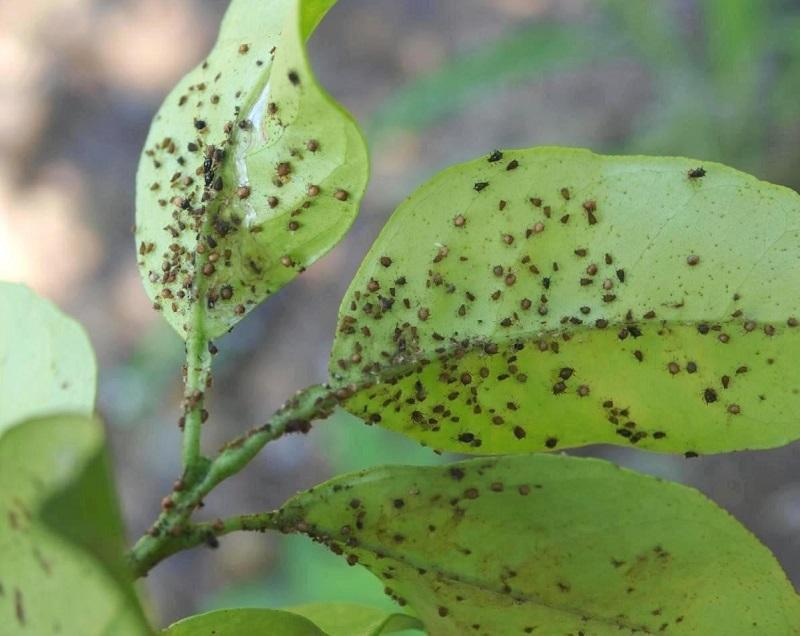
#> input picture JupyterNoteBook/Input/Aplicado.png, 800 x 636 px, found by its file name
$ jupyter execute --allow-errors DeteccionDeEnfermedades.ipynb   (shell and % lines are left out)
#> lines starting #> are read from the running program, lines starting #| are printed output that depends on the picture
# Definimos las librerias que vamos a utilizar y la imagen a procesar

[cell 1]
import numpy as np
import matplotlib.pyplot as plt
from skimage.feature import match_template
from PIL import Image

ImagenTotal = np.asarray(Image.open('Input\Aplicado.png'))
#> ImagenTotal is the input picture: shape (636, 800, 3); mean R, G, B 125, 144.9, 97.8

# Seleccion de puntos a caracteristicos

[cell 2]
#Seleccion de puntos caracteristicos dentro de la imagen tomada
puntoscaracteristicos = []

fig = plt.figure(figsize=(9, 6)) #Genera un plot de tipo figura y agina el tamaño
ax = fig.add_subplot(111)        #A
ax.imshow(ImagenTotal, cmap=plt.cm.gray)
text=ax.text(0,0, "", va="bottom", ha="left")

#Funcion para la toma de puntos de interes, genera un evento que adiciona los puntos.
def onclick(event):
    tx = 'button=%d, x=%d, y=%d, xdata=%f, ydata=%f' % (event.button, event.x, event.y, event.xdata, event.ydata)
    text.set_text(tx)
    puntoscaracteristicos.append([event.xdata, event.ydata])

cid = fig.canvas.mpl_connect('button_press_event', onclick)

# Conteo de puntos guia

[cell 3]
# Conteo de puntos seleccionados como caracteristicos
len(puntoscaracteristicos)

# Re-seleccion, si asi se desea y muestra los puntos actuales

[cell 4]
#Sin dejar de lado los puntos caracteristicos, es posible visualizar los puntos ya seleccionados y tomar mas
fig = plt.figure(figsize=(10, 6))
ax = fig.add_subplot(111)
ax.imshow(ImagenTotal, cmap=plt.cm.gray)
ax.scatter([x[0] for x in puntoscaracteristicos],[y[1] for y in puntoscaracteristicos],c='red', marker='+', s=8)
text=ax.text(0,0, "", va="bottom", ha="left")

def onclick(event):
    tx = 'button=%d, x=%d, y=%d, xdata=%f, ydata=%f' % (event.button, event.x, event.y, event.xdata, event.ydata)
    text.set_text(tx)
    puntoscaracteristicos.append([event.xdata, event.ydata])

cid = fig.canvas.mpl_connect('button_press_event', onclick)
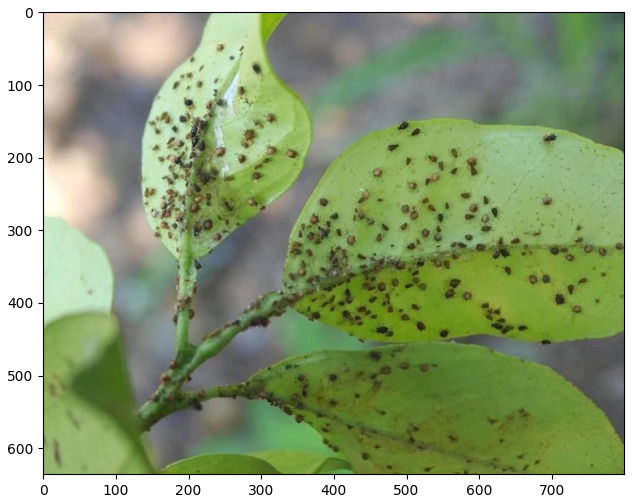
#> figure drawn by matplotlib, 1 panel

# Volvemos a realizar el conteo de puntos

[cell 5]
# amount of points clicked
len(puntoscaracteristicos)

# Muestra los puntos de interes de forma individual

[cell 6]
#show all the points of interest, please be careful to have a complete image, otherwise the model wont run
fig, ax = plt.subplots(len(puntoscaracteristicos)//6+1, 6)
i = 0
for item in puntoscaracteristicos:
    xinteres = int(item[0])
    yinteres = int(item[1])
    radio = 20
    ax[i//6,i-i//6*6].imshow(ImagenTotal)
    ax[i//6,i-i//6*6].plot(xinteres,yinteres,color='red', linestyle='dashed', marker='+',
     markerfacecolor='blue', markersize=8)
    ax[i//6,i-i//6*6].set_xlim(xinteres-radio,xinteres+radio)
    ax[i//6,i-i//6*6].set_ylim(yinteres-radio,yinteres+radio)
    ax[i//6,i-i//6*6].axis('off')
    ax[i//6,i-i//6*6].set_title(i)
    i+=1
#> after the loop, i = 0

# Seleccione los puntos que realmente no sean caracteristicos, o pase

[cell 7]
#En caso de que el punto no sea caracteristico, quite el "#" en la siguiente linea y coloque el numero que no desea considerar.
#del puntoscaracteristicos[13]
len(puntoscaracteristicos)

# Busca los patrones similares presentes en la imagen procesada

[cell 8]
#Crea una numeracion y distincion por color a los puntos de la imagen que son similares a los puntos caracteristicos.
listaresultados = []
for punto in puntoscaracteristicos:
    xinteres = int(punto[0])
    yinteres = int(punto[1])
    radio=10
    imagenband = ImagenTotal[:,:,0]
    templateband = ImagenTotal[yinteres-radio:yinteres+radio,xinteres-radio:xinteres+radio,0]
    result= match_template(imagenband, templateband)
    result = np.where(result>0.85)
    listaresultados.append(result)
#> after the loop, listaresultados = []

# Situa los patrones similares sobre la imagen y diferencia por colores

[cell 9]
from itertools import cycle
cycol = cycle('bgrcmk')

fig = plt.figure(figsize=(10, 8))
ax = fig.add_subplot(111)

i = 1
for lista in listaresultados:
    ax.plot(lista[1],lista[0], '.', linewidth=0, markerfacecolor=next(cycol), label=i)
    i+=1
#> this loop made 0 passes
#> after the loop, i = 1
ax.legend(loc='upper center', bbox_to_anchor=(0.5, -0.05),
          fancybox=True, shadow=True, ncol=5)
#> (the rest of this cell did not finish here and is left out)

# Conglomerado de datos

[cell 10]
datalist = [np.asarray(pares).T for pares in listaresultados]
#> datalist = []
print(len(datalist))
#| 0
#> (the rest of this cell did not finish here and is left out)


$ run again, with JupyterNoteBook/Input/Citrus.png copied over JupyterNoteBook/Input/Aplicado.png
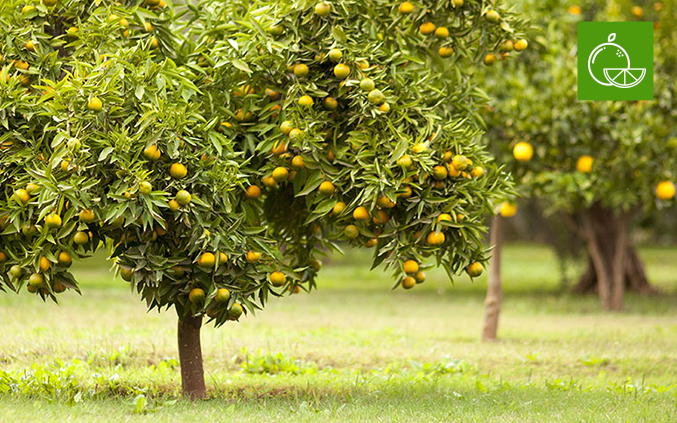
#> input picture JupyterNoteBook/Input/Citrus.png, 677 x 423 px, found by its file name
#> ImagenTotal is the input picture: shape (423, 677, 3); mean R, G, B 144.4, 147.2, 61.5
#> `[cell 4] #Sin dejar de lado los puntos caracteristicos, es posible vis..`:
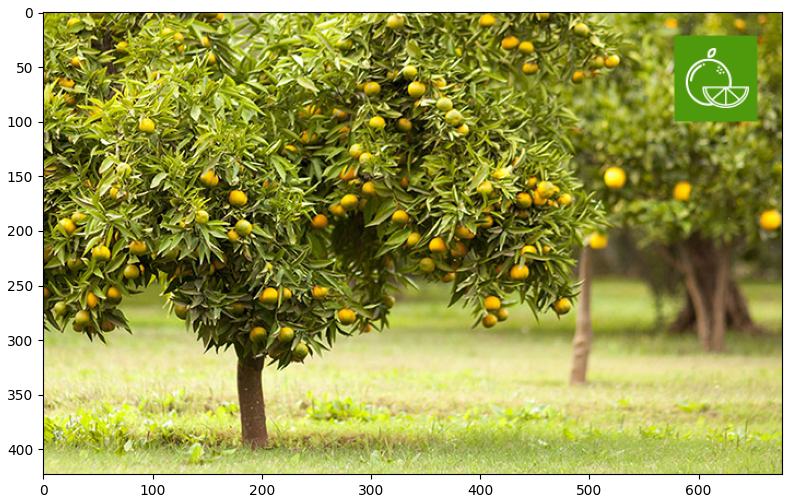
#> figure drawn by matplotlib, 1 panel
#> after the loop `for item in puntoscaracteristicos:`: i = 0
#> after the loop `for punto in puntoscaracteristicos:`: listaresultados = []
#> after the loop `for lista in listaresultados:`: i = 1
#> datalist = []
#| 0

$ run again, with JupyterNoteBook/Input/OlivoTotal.png copied over JupyterNoteBook/Input/Aplicado.png
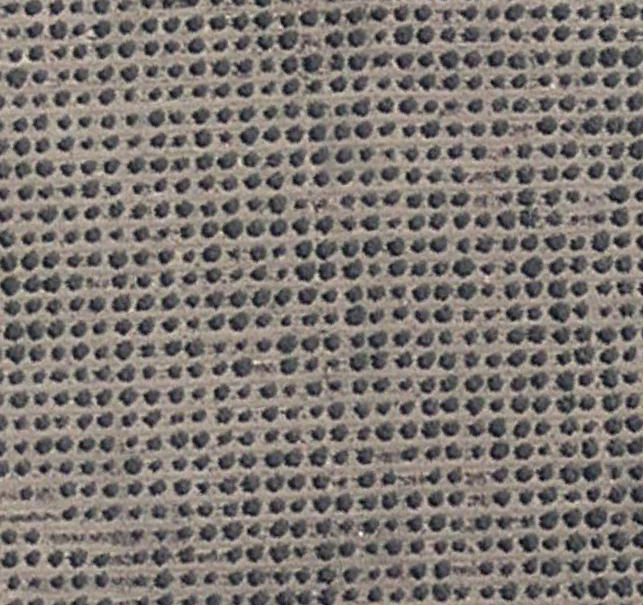
#> input picture JupyterNoteBook/Input/OlivoTotal.png, 643 x 605 px, found by its file name
#> ImagenTotal is the input picture: shape (605, 643, 3); mean R, G, B 126, 119.3, 114.3
#> `[cell 4] #Sin dejar de lado los puntos caracteristicos, es posible vis..`:
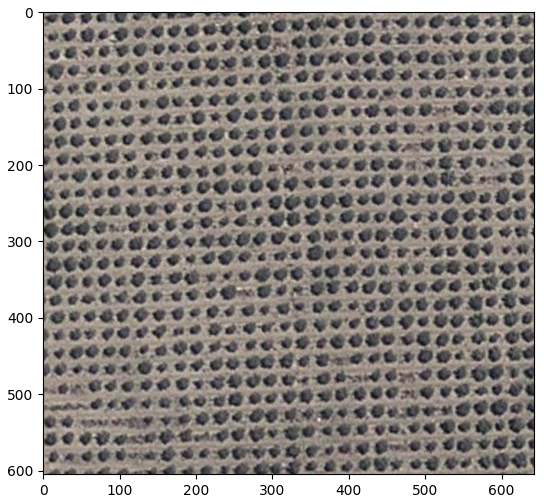
#> figure drawn by matplotlib, 1 panel
#> after the loop `for item in puntoscaracteristicos:`: i = 0
#> after the loop `for punto in puntoscaracteristicos:`: listaresultados = []
#> after the loop `for lista in listaresultados:`: i = 1
#> datalist = []
#| 0
